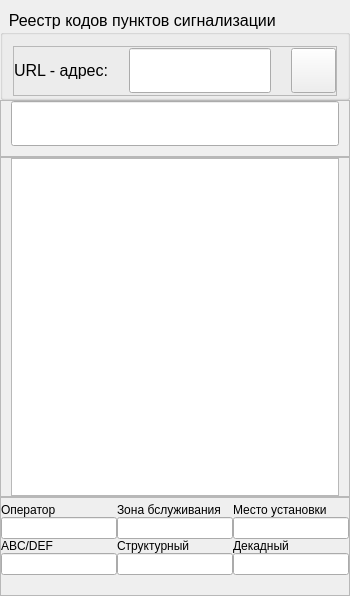
                           <widget class="QWidget" name="tabRossreestr">
                            <property name="sizePolicy">
                             <sizepolicy hsizetype="Preferred" vsizetype="Expanding">
                              <horstretch>0</horstretch>
                              <verstretch>0</verstretch>
                             </sizepolicy>
                            </property>
                            <attribute name="title">
                             <string>Россреестр</string>
                            </attribute>
                            <layout class="QVBoxLayout" name="verticalLayout_10">
                             <property name="spacing">
                              <number>0</number>
                             </property>
                             <property name="leftMargin">
                              <number>0</number>
                             </property>
                             <property name="topMargin">
                              <number>10</number>
                             </property>
                             <property name="rightMargin">
                              <number>0</number>
                             </property>
                             <property name="bottomMargin">
                              <number>0</number>
                             </property>
                             <item>
                              <widget class="QGroupBox" name="groupBox">
                               <property name="minimumSize">
                                <size>
                                 <width>0</width>
                                 <height>90</height>
                                </size>
                               </property>
                               <property name="maximumSize">
                                <size>
                                 <width>16777215</width>
                                 <height>90</height>
                                </size>
                               </property>
                               <property name="font">
                                <font>
                                 <family>Arial</family>
                                 <pointsize>12</pointsize>
                                 <weight>50</weight>
                                 <italic>false</italic>
                                 <bold>false</bold>
                                 <kerning>true</kerning>
                                </font>
                               </property>
                               <property name="title">
                                <string>  Реестр кодов пунктов сигнализации</string>
                               </property>
                               <property name="flat">
                                <bool>true</bool>
                               </property>
                               <layout class="QVBoxLayout" name="verticalLayout_15">
                                <property name="spacing">
                                 <number>0</number>
                                </property>
                                <property name="leftMargin">
                                 <number>10</number>
                                </property>
                                <property name="topMargin">
                                 <number>10</number>
                                </property>
                                <property name="rightMargin">
                                 <number>10</number>
                                </property>
                                <property name="bottomMargin">
                                 <number>0</number>
                                </property>
                                <item>
                                 <widget class="QFrame" name="frame_rossreestr">
                                  <property name="minimumSize">
                                   <size>
                                    <width>0</width>
                                    <height>50</height>
                                   </size>
                                  </property>
                                  <property name="maximumSize">
                                   <size>
                                    <width>16777215</width>
                                    <height>50</height>
                                   </size>
                                  </property>
                                  <property name="frameShape">
                                   <enum>QFrame::StyledPanel</enum>
                                  </property>
                                  <property name="frameShadow">
                                   <enum>QFrame::Raised</enum>
                                  </property>
                                  <layout class="QHBoxLayout" name="horizontalLayout_9">
                                   <property name="spacing">
                                    <number>0</number>
                                   </property>
                                   <property name="leftMargin">
                                    <number>0</number>
                                   </property>
                                   <property name="topMargin">
                                    <number>0</number>
                                   </property>
                                   <property name="rightMargin">
                                    <number>0</number>
                                   </property>
                                   <property name="bottomMargin">
                                    <number>0</number>
                                   </property>
                                   <item>
                                    <widget class="QLabel" name="label_8">
                                     <property name="minimumSize">
                                      <size>
                                       <width>70</width>
                                       <height>45</height>
                                      </size>
                                     </property>
                                     <property name="maximumSize">
                                      <size>
                                       <width>16777215</width>
                                       <height>45</height>
                                      </size>
                                     </property>
                                     <property name="font">
                                      <font>
                                       <family>Arial</family>
                                       <pointsize>12</pointsize>
                                       <weight>50</weight>
                                       <italic>false</italic>
                                       <bold>false</bold>
                                       <kerning>true</kerning>
                                      </font>
                                     </property>
                                     <property name="text">
                                      <string>URL - адрес:</string>
                                     </property>
                                    </widget>
                                   </item>
                                   <item>
                                    <spacer name="horizontalSpacer">
                                     <property name="orientation">
                                      <enum>Qt::Horizontal</enum>
                                     </property>
                                     <property name="sizeType">
                                      <enum>QSizePolicy::Fixed</enum>
                                     </property>
                                     <property name="sizeHint" stdset="0">
                                      <size>
                                       <width>20</width>
                                       <height>20</height>
                                      </size>
                                     </property>
                                    </spacer>
                                   </item>
                                   <item>
                                    <widget class="QLineEdit" name="le_url_upload">
                                     <property name="minimumSize">
                                      <size>
                                       <width>0</width>
                                       <height>45</height>
                                      </size>
                                     </property>
                                    </widget>
                                   </item>
                                   <item>
                                    <spacer name="horizontalSpacer_2">
                                     <property name="orientation">
                                      <enum>Qt::Horizontal</enum>
                                     </property>
                                     <property name="sizeType">
                                      <enum>QSizePolicy::Fixed</enum>
                                     </property>
                                     <property name="sizeHint" stdset="0">
                                      <size>
                                       <width>20</width>
                                       <height>20</height>
                                      </size>
                                     </property>
                                    </spacer>
                                   </item>
                                   <item>
                                    <widget class="QPushButton" name="btn_pandas_upload">
                                     <property name="minimumSize">
                                      <size>
                                       <width>45</width>
                                       <height>45</height>
                                      </size>
                                     </property>
                                     <property name="maximumSize">
                                      <size>
                                       <width>45</width>
                                       <height>45</height>
                                      </size>
                                     </property>
                                     <property name="cursor">
                                      <cursorShape>PointingHandCursor</cursorShape>
                                     </property>
                                     <property name="styleSheet">
                                      <string notr="true"/>
                                     </property>
                                     <property name="text">
                                      <string/>
                                     </property>
                                     <property name="icon">
                                      <iconset resource="../../resource.qrc">
                                       <normaloff>:/icons/icons/download-cloud_.svg</normaloff>:/icons/icons/download-cloud_.svg</iconset>
                                     </property>
                                     <property name="iconSize">
                                      <size>
                                       <width>32</width>
                                       <height>32</height>
                                      </size>
                                     </property>
                                    </widget>
                                   </item>
                                  </layout>
                                 </widget>
                                </item>
                               </layout>
                              </widget>
                             </item>
                             <item>
                              <widget class="QFrame" name="frame_7">
                               <property name="frameShape">
                                <enum>QFrame::StyledPanel</enum>
                               </property>
                               <property name="frameShadow">
                                <enum>QFrame::Raised</enum>
                               </property>
                               <layout class="QHBoxLayout" name="horizontalLayout_11">
                                <property name="spacing">
                                 <number>0</number>
                                </property>
                                <property name="leftMargin">
                                 <number>10</number>
                                </property>
                                <property name="topMargin">
                                 <number>0</number>
                                </property>
                                <property name="rightMargin">
                                 <number>10</number>
                                </property>
                                <property name="bottomMargin">
                                 <number>10</number>
                                </property>
                                <item>
                                 <widget class="QLineEdit" name="le_search_2">
                                  <property name="minimumSize">
                                   <size>
                                    <width>0</width>
                                    <height>45</height>
                                   </size>
                                  </property>
                                  <property name="maximumSize">
                                   <size>
                                    <width>16777215</width>
                                    <height>45</height>
                                   </size>
                                  </property>
                                  <property name="font">
                                   <font>
                                    <family>Arial</family>
                                    <pointsize>12</pointsize>
                                    <weight>50</weight>
                                    <italic>false</italic>
                                    <bold>false</bold>
                                    <kerning>true</kerning>
                                   </font>
                                  </property>
                                  <property name="clearButtonEnabled">
                                   <bool>true</bool>
                                  </property>
                                 </widget>
                                </item>
                               </layout>
                              </widget>
                             </item>
                             <item>
                              <widget class="QScrollArea" name="scrollArea_4">
                               <property name="minimumSize">
                                <size>
                                 <width>0</width>
                                 <height>340</height>
                                </size>
                               </property>
                               <property name="widgetResizable">
                                <bool>true</bool>
                               </property>
                               <widget class="QWidget" name="scrollAreaWidgetContents_5">
                                <property name="geometry">
                                 <rect>
                                  <x>0</x>
                                  <y>0</y>
                                  <width>1299</width>
                                  <height>418</height>
                                 </rect>
                                </property>
                                <layout class="QVBoxLayout" name="verticalLayout_3">
                                 <property name="spacing">
                                  <number>0</number>
                                 </property>
                                 <property name="leftMargin">
                                  <number>10</number>
                                 </property>
                                 <property name="topMargin">
                                  <number>0</number>
                                 </property>
                                 <property name="rightMargin">
                                  <number>10</number>
                                 </property>
                                 <property name="bottomMargin">
                                  <number>0</number>
                                 </property>
                                 <item>
                                  <widget class="QTableView" name="tbl_data_pandas"/>
                                 </item>
                                </layout>
                               </widget>
                              </widget>
                             </item>
                             <item>
                              <widget class="QFrame" name="frm_info_oper_2">
                               <property name="frameShape">
                                <enum>QFrame::StyledPanel</enum>
                               </property>
                               <property name="frameShadow">
                                <enum>QFrame::Raised</enum>
                               </property>
                               <layout class="QGridLayout" name="gridLayout_3">
                                <property name="leftMargin">
                                 <number>0</number>
                                </property>
                                <property name="topMargin">
                                 <number>5</number>
                                </property>
                                <property name="rightMargin">
                                 <number>0</number>
                                </property>
                                <property name="bottomMargin">
                                 <number>20</number>
                                </property>
                                <property name="spacing">
                                 <number>0</number>
                                </property>
                                <item row="3" column="3">
                                 <widget class="QLabel" name="label_15">
                                  <property name="text">
                                   <string>Структурный</string>
                                  </property>
                                 </widget>
                                </item>
                                <item row="2" column="0">
                                 <widget class="QLineEdit" name="le_operator"/>
                                </item>
                                <item row="4" column="0">
                                 <widget class="QLineEdit" name="le_abc_def"/>
                                </item>
                                <item row="4" column="3">
                                 <widget class="QLineEdit" name="le_structurnii"/>
                                </item>
                                <item row="4" column="4">
                                 <widget class="QLineEdit" name="le_decadnii"/>
                                </item>
                                <item row="3" column="0">
                                 <widget class="QLabel" name="label_20">
                                  <property name="text">
                                   <string>ABC/DEF</string>
                                  </property>
                                 </widget>
                                </item>
                                <item row="3" column="4">
                                 <widget class="QLabel" name="label_16">
                                  <property name="text">
                                   <string>Декадный</string>
                                  </property>
                                 </widget>
                                </item>
                                <item row="1" column="0">
                                 <widget class="QLabel" name="label_17">
                                  <property name="text">
                                   <string>Оператор</string>
                                  </property>
                                 </widget>
                                </item>
                                <item row="2" column="3">
                                 <widget class="QLineEdit" name="le_zone_obslujivaniya"/>
                                </item>
                                <item row="1" column="3">
                                 <widget class="QLabel" name="label_18">
                                  <property name="text">
                                   <string>Зона бслуживания</string>
                                  </property>
                                 </widget>
                                </item>
                                <item row="2" column="4">
                                 <widget class="QLineEdit" name="le_mesto_ustanovki"/>
                                </item>
                                <item row="1" column="4">
                                 <widget class="QLabel" name="label_14">
                                  <property name="text">
                                   <string>Место установки</string>
                                  </property>
                                 </widget>
                                </item>
                               </layout>
                              </widget>
                             </item>
                            </layout>
                           </widget>
